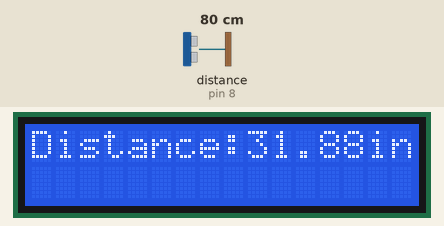
The sketch below on a simulated Arduino Uno, built with avr-gcc and run on an emulated ATmega328P. On the bench: 16×2 character LCD. Wiring (inferred from the names in the program): ultrasonic range finder: trigger pin 9; echo pin 8. The test bench sets the inputs (shaded band); at power-on: distance to the obstacle (sensor on pin 8) 80 cm. The echo pulse lasts 58.3 µs per cm; what the sketch prints to the serial monitor is not drawn.

Above: at 1.2 s.
1.3 s: distance to the obstacle (sensor on pin 8) set to 2 cm
At 4.3 s:
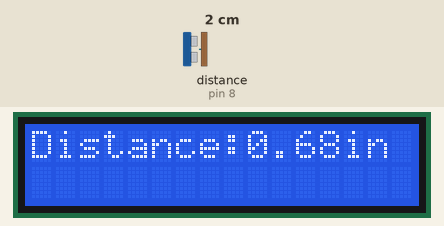
4.7 s: distance to the obstacle (sensor on pin 8) set to 299 cm
At 8.9 s:
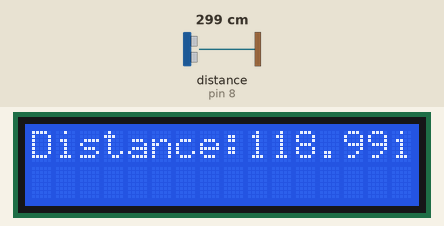
9.0 s: distance to the obstacle (sensor on pin 8) set to 4 cm
At 12.4 s:
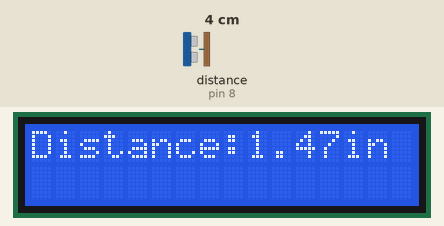
Timing chart, 0 to 13.9 s (numbered marks = the images above; inputs shaded):
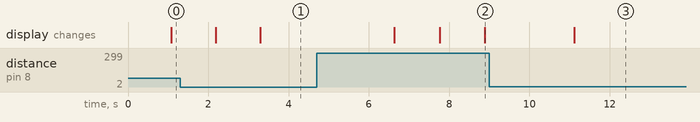

Measured:
- after the input at 1.3 s, the display: first differs from a run without the input after 2.0 s (image 1)
- after the input at 4.7 s, the display: changes after 1.9 s (image 2)
- after the input at 9.0 s, the display: changes after 2.1 s (image 3)

The sketch:

RO_Water_Saver.ino
```cpp
#include<Servo.h>
#include <LiquidCrystal.h>

const int rs = 12, en = 11, d4 = 5, d5 = 4, d6 = 3, d7 = 2;
LiquidCrystal lcd(rs, en, d4, d5, d6, d7);
const int trigPin=9;
const int echoPin=8;
float pingTime;
float targetDistance;
float speedOfSound=776.5;
void setup() {
lcd.begin(16, 2);
Serial.begin(9600);
pinMode(trigPin,OUTPUT);
pinMode(echoPin,INPUT);

}

void loop() {
  // put your main code here, to run repeatedly:
digitalWrite(trigPin,LOW);
delayMicroseconds(2000);
digitalWrite(trigPin,HIGH);
delayMicroseconds(20);
digitalWrite(trigPin,LOW);
pingTime= pulseIn(echoPin,HIGH);
pingTime=pingTime/1000000;
pingTime=pingTime/3600.0;

targetDistance=speedOfSound * pingTime;
targetDistance=targetDistance/2;
targetDistance=targetDistance*63360;

Serial.print("The distance is");
Serial.print(targetDistance);
Serial.println(" inches");
delay(1000);

lcd.clear();
lcd.print("Distance:");
lcd.print(targetDistance);
lcd.print("in");
delay(100);


}
```
